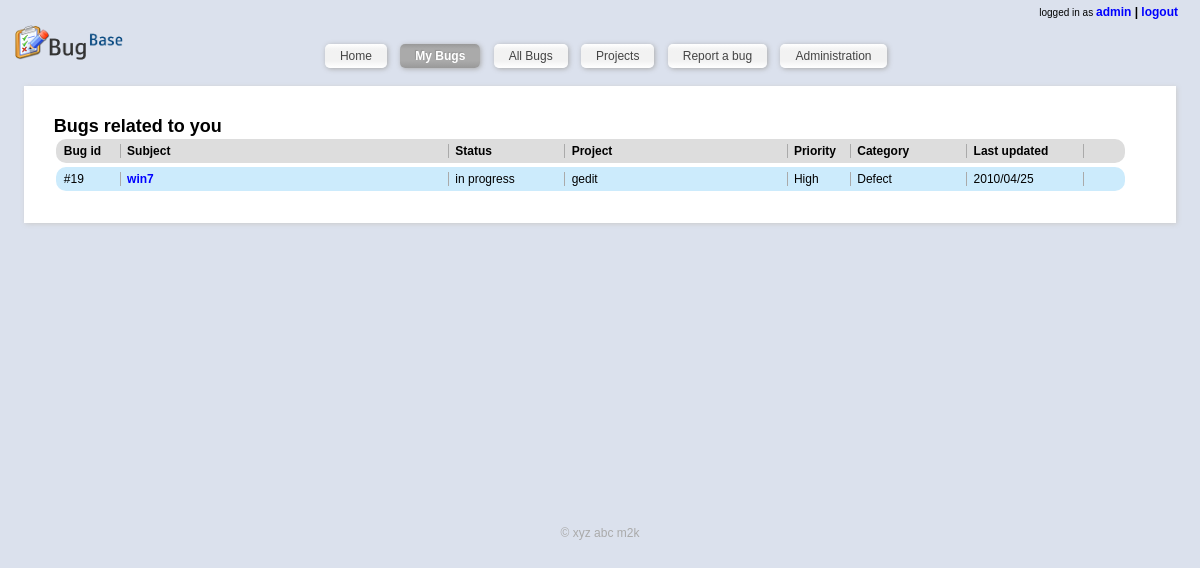
Page /index.php?page=list&filter=self (signed in) on the earlier database version.
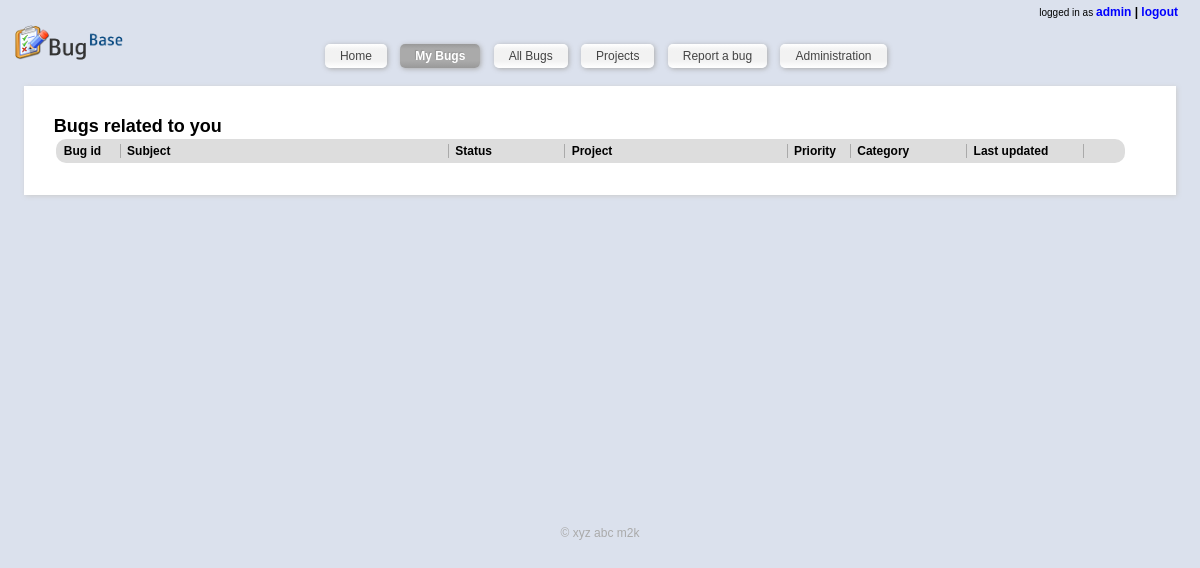
Same page on the later database version.
### tables this page shows
CREATE TABLE IF NOT EXISTS `bugs` (
  `id` int(11) NOT NULL AUTO_INCREMENT,
  `bugName` varchar(500) NOT NULL,
  `description` varchar(2000) NOT NULL,
  `affectedVersion` varchar(50) NOT NULL DEFAULT 'na',
  `project` int(11) NOT NULL DEFAULT '-1',
  `affectedProject` int(11) NOT NULL DEFAULT '-1',
  `bugType` int(11) NOT NULL,
  `keywords` varchar(500) NOT NULL,
  `createdBy` int(11) NOT NULL,
  `createdAt` timestamp NOT NULL DEFAULT CURRENT_TIMESTAMP,
  PRIMARY KEY (`id`)
);

### index.php (called while the page is built, shortened)
<?php
$smarty = new Smarty;
include_once('includes/models.inc.php');
if (loggedIn()){
	$template = 'home.html';
	$smarty->assign('subtitle', 'home');
} else {
	$template = 'login.html';
	$smarty->assign('subtitle', 'Login');
}
if (!isset($_GET['page']))
	$page = '';
else
	$page = $_GET['page'];
switch ($page){
	case 'list':
		$template = 'buglist.html';
		if (!isset($_GET['filter'])){
			$smarty->assign('subtitle','All bugs');
			$smarty->assign('buglist_heading', 'All bugs');
			$smarty->assign('buglist',getAllBugList());
			$_SESSION['currentpage']='allbugs';
		} else {
			switch ($_GET['filter']){
				case 'self':
					$smarty->assign('subtitle','Bugs related to you');
					$smarty->assign('buglist_heading', 'Bugs related to you');
					$smarty->assign('buglist',getMyBugList());
					break;
			}
		}
		break;
}
$smarty->display('header.html');
$smarty->display($template);
?>

### includes/models.inc.php (called while the page is built, shortened)
<?php
function getAllBugList($myquery=""){
	$buglist = array();
	$index = 0;
	$query = "SELECT * FROM `bugs` order by createdAt desc;";
	if ($myquery != ""){
		$query = $myquery;
	}
	$result = mysql_query($query) or die ("Failed to fetch bug list");
	while ($row = mysql_fetch_assoc($result)){
		$query2 = "SELECT * from `bughistory` where bug_id = '{$row['id']}' order by timestamp desc;";
		$result2 = mysql_query($query2);
		if ($row2 = mysql_fetch_assoc($result2)){
			foreach ($row2 as $key=>$val){
				if ($key!='id'){
					$row[$key] = $val;
				}
			}
		}
		$query3 = "SELECT `label` from `statuses` where `id`='{$row['status']}';";
		$result3 = mysql_query($query3);
		if ($row3 = mysql_fetch_assoc($result3)){
			$row['status'] = $row3['label'];
		} else {
			$row['status'] = 'undefined';
		}
		$query3 = "SELECT `label` from `priorities` where `id`='{$row['priority']}';";
		$result3 = mysql_query($query3);
		if ($row3 = mysql_fetch_assoc($result3)){
			$row['priority'] = $row3['label'];
		} else {
			$row['priority'] = ' ';
		}
		$query3 = "SELECT `label` from `categories` where `id`='{$row['bugType']}';";
		$result3 = mysql_query($query3);
		if ($row3 = mysql_fetch_assoc($result3)){
			$row['bugType'] = $row3['label'];
		} else {
			$row['bugType'] = 'unknown';
		}
		$query3 = "SELECT name from `projects` where `id`='{$row['project']}';";
		$result3 = mysql_query($query3);
		if ($row3 = mysql_fetch_assoc($result3)){
			$row['project_name'] = $row3['name'];
		} else {
			$row['project_name'] = 'unknown';
		}
		$query3 = "SELECT name from `users` where `id`={$row['createdBy']};";
		$result3 = mysql_query($query3);
		if ($row3 = mysql_fetch_assoc($result3)){
			$row['createdBy'] = $row3['name'];
		} else {
			$row['createdBy'] = 'unknown';
		}
		$query3 = "SELECT name from `projects` where `id`={$row['affectedProject']};";
		$result3 = mysql_query($query3);
		if ($row3 = mysql_fetch_assoc($result3)){
			$row['affectedProject'] = $row3['name'];
		} else {
			$row['affectedProject'] = '';
		}
		$buglist[$index++] = $row;
	}
	return $buglist;
}
function getMyBugList(){
	$user_id = $_SESSION['user_id'];
	$filtered_query = "SELECT * FROM `bugs` where id in (select  bug_id from bughistory where assignedTo = {$user_id}) order by createdAt desc;";
	return getAllBugList($filtered_query);
}
?>

### libs/plugins/modifier.replace.php (called while the page is built)
<?php
function smarty_modifier_replace($string, $search, $replace)
{
    return str_replace($search, $replace, $string);
}
?>

### libs/plugins/shared.make_timestamp.php (called while the page is built, shortened)
<?php
function smarty_make_timestamp($string)
{
    if(empty($string)) {
        $time = time();
    } elseif (preg_match('/^\d{14}$/', $string)) {
        $time = mktime(substr($string, 8, 2),substr($string, 10, 2),substr($string, 12, 2),
                       substr($string, 4, 2),substr($string, 6, 2),substr($string, 0, 4));
    } elseif (is_numeric($string)) {
        $time = (int)$string;
    } else {
        $time = strtotime($string);
    }
    return $time;
}
?>

### libs/plugins/modifier.date_format.php (called while the page is built, shortened)
<?php
function smarty_modifier_date_format($string, $format = '%b %e, %Y', $default_date = '')
{
    if ($string != '') {
        $timestamp = smarty_make_timestamp($string);
    } elseif ($default_date != '') {
        $timestamp = smarty_make_timestamp($default_date);
    } else {
        return;
    }
    return strftime($format, $timestamp);
}
?>

### templates_c/%%7C^7CF^7CFE2F9D%%buglist.html.php (the view, shortened to what the rows shown need)
<div id='contentSpacer'>
	<h2><?php echo $this->_tpl_vars['buglist_heading']; ?>
</h2>
	<div id='buglist'>
		<ul>
			<?php unset($this->_sections['i']);
$this->_sections['i']['name'] = 'i';
$this->_sections['i']['loop'] = is_array($_loop=$this->_tpl_vars['buglist']) ? count($_loop) : max(0, (int)$_loop); unset($_loop);
$this->_sections['i']['show'] = true;
$this->_sections['i']['max'] = $this->_sections['i']['loop'];
$this->_sections['i']['step'] = 1;
$this->_sections['i']['start'] = $this->_sections['i']['step'] > 0 ? 0 : $this->_sections['i']['loop']-1;
if ($this->_sections['i']['show']) {
    $this->_sections['i']['total'] = $this->_sections['i']['loop'];
    if ($this->_sections['i']['total'] == 0)
        $this->_sections['i']['show'] = false;
} else
    $this->_sections['i']['total'] = 0;
if ($this->_sections['i']['show']):
            for ($this->_sections['i']['index'] = $this->_sections['i']['start'], $this->_sections['i']['iteration'] = 1;
                 $this->_sections['i']['iteration'] <= $this->_sections['i']['total'];
                 $this->_sections['i']['index'] += $this->_sections['i']['step'], $this->_sections['i']['iteration']++):
$this->_sections['i']['rownum'] = $this->_sections['i']['iteration'];
$this->_sections['i']['index_prev'] = $this->_sections['i']['index'] - $this->_sections['i']['step'];
$this->_sections['i']['index_next'] = $this->_sections['i']['index'] + $this->_sections['i']['step'];
$this->_sections['i']['first']      = ($this->_sections['i']['iteration'] == 1);
$this->_sections['i']['last']       = ($this->_sections['i']['iteration'] == $this->_sections['i']['total']);
?>
				<li class='<?php echo ((is_array($_tmp=$this->_tpl_vars['buglist'][$this->_sections['i']['index']]['status'])) ? $this->_run_mod_handler('replace', true, $_tmp, ' ', '') : smarty_modifier_replace($_tmp, ' ', '')); ?>
'
					<?php if (( isset ( $this->_tpl_vars['highlight'] ) && $this->_tpl_vars['highlight'] == $this->_tpl_vars['buglist'][$this->_sections['i']['index']]['id'] )): ?> id='highlighted' <?php endif; ?>>
				<div class='l_bid'> #<?php echo $this->_tpl_vars['buglist'][$this->_sections['i']['index']]['id']; ?>
 </div>
				<div class='l_subject'>
					<a href='/index.php?page=bug&bug_id=<?php echo $this->_tpl_vars['buglist'][$this->_sections['i']['index']]['id']; ?>
'>
						<?php echo $this->_tpl_vars['buglist'][$this->_sections['i']['index']]['bugName']; ?>
					</a>
				</div>
				<div class='l_status'> <?php echo $this->_tpl_vars['buglist'][$this->_sections['i']['index']]['status']; ?>
 </div>
				<div class='l_affects'><?php echo $this->_tpl_vars['buglist'][$this->_sections['i']['index']]['project_name']; ?>
</div>
				<div class='l_priority'> <?php echo $this->_tpl_vars['buglist'][$this->_sections['i']['index']]['priority']; ?>
 </div>
				<div class='l_category'> <?php echo $this->_tpl_vars['buglist'][$this->_sections['i']['index']]['bugType']; ?>
 </div>
				<div class='l_lastupdate'> <?php echo ((is_array($_tmp=$this->_tpl_vars['buglist'][$this->_sections['i']['index']]['timestamp'])) ? $this->_run_mod_handler('date_format', true, $_tmp, "%Y/%m/%d") : smarty_modifier_date_format($_tmp, "%Y/%m/%d")); ?>
 </div>
			<?php endfor; endif; ?>
		</ul>
	</div>
</div>

Differences in the rows shown:
removed bugs: id "19", bugName "win7"
Other differences:
list line gone: "# in progress gedit High Defect 2010/04/25"
